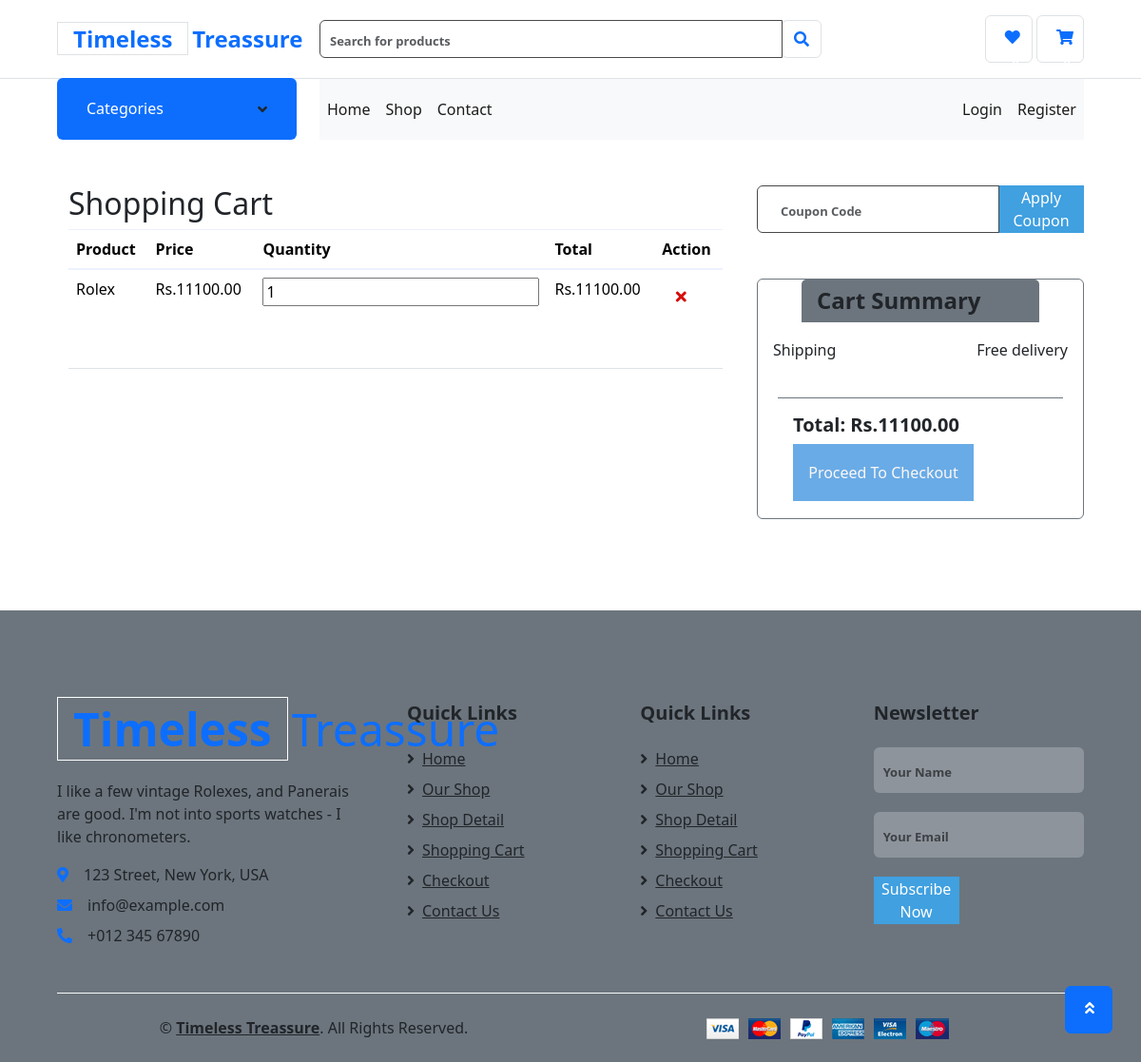
The app's page /cart/ (signed in) with its own data.
### app9/models.py (models this page shows, shortened)
class CartItem(models.Model):
    user = models.ForeignKey(User, on_delete=models.CASCADE)
    product = models.ForeignKey(Product, on_delete=models.CASCADE)
    quantity = models.PositiveIntegerField(default=1)
    def total(self):
        return self.product.price * self.quantity

class Product(models.Model):
    name = models.CharField(max_length=100)
    description = models.TextField()
    price = models.DecimalField(max_digits=10, decimal_places=2)
    image = models.ImageField(upload_to='products/')

### app9/views.py (the view)
# urls.py: path('cart/',views.cart,name='cart'),
@login_required
def cart(request):
    cart_items = CartItem.objects.filter(user=request.user)  # Filter cart items for the logged-in user
    total_quantity = sum(item.quantity for item in cart_items)
    total_price = sum(item.total() for item in cart_items)
    return render(request, 'cart.html', {'cart_items': cart_items, 'total_quantity': total_quantity, 'total_price': total_price})

### app9/templates/cart.html (shortened to what this page needs)
{% load static %}
<!DOCTYPE html>
<html lang="en">
<head>
    <link href="https://cdnjs.cloudflare.com/ajax/libs/font-awesome/5.10.0/css/all.min.css" rel="stylesheet">
    <link href=  "{% static 'lib/owlcarousel/assets/owl.carousel.min.css' %}" rel="stylesheet">
    <link href="{%  static 'style.css' %}" rel="stylesheet">
</head>
<link href="https://cdn.jsdelivr.net/npm/bootstrap@5.3.3/dist/css/bootstrap.min.css" rel="stylesheet">
<body>
    <div class="container-fluid">
        <div class="row align-items-center py-3 px-xl-5">
            <div class="col-lg-3 d-none d-lg-block">
                <a href="" class="text-decoration-none">
                    <h4 class="m-0  font-weight-semi-bold"><span class="text-primary font-weight-bold border px-3 mr-1">Timeless</span>Treassure</h4>
                </a>
            </div>
            <div class="col-lg-6 col-6 text-left">
                <form action="">
                    <div class="input-group">
                        <input type="text" class="form-control" placeholder="Search for products">
                        <div class="input-group-append">
                            <span class="input-group-text bg-transparent text-primary">
                                <i class="fa fa-search"></i>
                            </span>
                        </div>
                    </div>
                </form>
            </div>
            <div class="col-lg-3 col-6 text-right">
                <a href="" class="btn border">
                    <i class="fas fa-heart text-primary"></i>
                    <span class="badge">0</span>
                </a>
                <a href="" class="btn border">
                    <i class="fas fa-shopping-cart text-primary"></i>
                    <span class="badge">0</span>
                </a>
            </div>
        </div>
    </div>
    <div class="container-fluid">
        <div class="row border-top px-xl-5">
            <div class="col-lg-3 d-none d-lg-block">
                <a class="btn shadow-none d-flex align-items-center justify-content-between bg-primary text-white w-100" data-toggle="collapse" href="#navbar-vertical" style="height: 65px; margin-top: -1px; padding: 0 30px;">
                    <h6 class="m-0">Categories</h6>
                    <i class="fa fa-angle-down text-dark"></i>
                </a>
            </div>
            <div class="col-lg-9">
                <nav class="navbar navbar-expand-lg bg-light navbar-light py-3 py-lg-0 px-0">
                    <div class="collapse navbar-collapse justify-content-between" id="navbarCollapse">
                        <div class="navbar-nav mr-auto py-0">
                            <a href="{% url 'index' %}" class="nav-item nav-link">Home</a>
                            <a href="{% url 'shop' %}" class="nav-item nav-link">Shop</a>
                            <a href="contact.html" class="nav-item nav-link">Contact</a>
                        </div>
                        <div class="navbar-nav ml-auto py-0">
                            <a href="" class="nav-item nav-link "data-bs-toggle="modal" data-bs-target="#exampleModal" class="nav-item nav-link" class="nav-item nav-link" class="nav-item nav-link"">Login</a>
                            <a href=""  class="nav-item nav-link"data-bs-toggle="modal" data-bs-target="#exampleModal1" class="nav-item nav-link" class="nav-item nav-link" class="nav-item nav-link"" class="nav-item nav-link">Register</a>
                        </div>
                    </div>
                </nav>
            </div>
        </div>
    </div>
<div class="container-fluid pt-5">
    <div class="row px-xl-5">
        <div class="col-lg-8 table-responsive mb-5">
            <section class="cart_section layout_padding">
                <div class="container">
                    <div class="row">
                        <div class="col-md-12">
                            <h2>Shopping Cart</h2>
                            <table class="table">
                                <thead>
                                    <tr>
                                        <th>Product</th>
                                        <th>Price</th>
                                        <th>Quantity</th>
                                        <th>Total</th>
                                        <th>Action</th>
                                    </tr>
                                </thead>
                                <tbody>
                                    {% for item in cart_items %}
                                    <tr>
                                        <td>{{ item.product.name }}</td>
                                        <td>Rs.{{ item.product.price }}</td>
                                        <td>
                                            <form action="{% url 'update_cart' item.id %}" method="post">
                                                <input type="number" name="quantity" value="{{ item.quantity }}" min="1">
                                                <button type="submit" style="background: none; border: none; padding: 0;">
                                                </button>
                                            </form>
                                        </td>
                                        <td>Rs.{{ item.total }}</td>
                                        <td>
                                            <a href="{% url 'remove_from_cart' item.id %}" style="text-decoration: none;">
                                                <button style="width: 40px; height: 40px; color: rgb(214, 11, 11); background-color: rgb(255, 255, 255); border: none;">
                                                    <i class="fa fa-times"></i>
                                                </button>
                                            </a>
                                        </td>
                                    </tr>
                                    {% endfor %}
                                </tbody>
                            </table>
                        </div>
                    </div>
                </div>
            </section>
        </div>
        <div class="col-lg-4">
            <form class="mb-5" action="">
                <div class="input-group">
                    <input type="text" class="form-control p-4" placeholder="Coupon Code">
                    <div class="input-group-append">
                        <button style="width: 90px; height: 50px; color: white; background-color: rgb(64, 160, 224); border: none;">Apply Coupon</button>
                    </div>
                </div>
            </form>
            <div class="card border-secondary mb-5">
                <div class="card-header bg-secondary border-0">
                    <h4 class="font-weight-semi-bold m-0">Cart Summary</h4>
                </div>
                <div class="card-body">
                    <div class="d-flex justify-content-between mb-3 pt-1">
                        <h6 class="font-weight-medium">Shipping</h6>
                        <h6 class="font-weight-medium">Free delivery</h6>
                    </div>
                </div>
                <div class="card-footer border-secondary bg-transparent">
                    <div class="d-flex justify-content-between mt-2">
                        <h5 class="font-weight-bold">Total: Rs.{{ total_price }}</h5>
                    </div>
                    <a href="{% url 'checkout' %}">
                        <button style="width: 190px; height: 60px; color: rgb(252, 247, 247); background-color: rgb(105, 171, 230); border: none;">
                            Proceed To Checkout
                        </button>
                    </a>
                </div>
            </div>
        </div>
    </div>
</div>
    <div class="container-fluid bg-secondary text-dark mt-5 pt-5">
        <div class="row px-xl-5 pt-5">
            <div class="col-lg-4 col-md-12 mb-5 pr-3 pr-xl-5">
                <a href="" class="text-decoration-none">
                    <h1 class="mb-4 display-5 font-weight-semi-bold"><span class="text-primary font-weight-bold border border-white px-3 mr-1">Timeless</span>Treassure</h1>
                </a>
                <p>I like a few vintage Rolexes, and Panerais are good. I'm not into sports watches - I like chronometers.</p>
                <p class="mb-2"><i class="fa fa-map-marker-alt text-primary mr-3"></i>123 Street, New York, USA</p>
                <p class="mb-2"><i class="fa fa-envelope text-primary mr-3"></i>info@example.com</p>
                <p class="mb-0"><i class="fa fa-phone-alt text-primary mr-3"></i>+012 345 67890</p>
            </div>
            <div class="col-lg-8 col-md-12">
                <div class="row">
                    <div class="col-md-4 mb-5">
                        <h5 class="font-weight-bold text-dark mb-4">Quick Links</h5>
                        <div class="d-flex flex-column justify-content-start">
                            <a class="text-dark mb-2" href="index.html"><i class="fa fa-angle-right mr-2"></i>Home</a>
                            <a class="text-dark mb-2" href="shop.html"><i class="fa fa-angle-right mr-2"></i>Our Shop</a>
                            <a class="text-dark mb-2" href="detail.html"><i class="fa fa-angle-right mr-2"></i>Shop Detail</a>
                            <a class="text-dark mb-2" href="cart.html"><i class="fa fa-angle-right mr-2"></i>Shopping Cart</a>
                            <a class="text-dark mb-2" href="checkout.html"><i class="fa fa-angle-right mr-2"></i>Checkout</a>
                            <a class="text-dark" href="contact.html"><i class="fa fa-angle-right mr-2"></i>Contact Us</a>
                        </div>
                    </div>
                    <div class="col-md-4 mb-5">
                        <h5 class="font-weight-bold text-dark mb-4">Quick Links</h5>
                        <div class="d-flex flex-column justify-content-start">
                            <a class="text-dark mb-2" href="index.html"><i class="fa fa-angle-right mr-2"></i>Home</a>
                            <a class="text-dark mb-2" href="shop.html"><i class="fa fa-angle-right mr-2"></i>Our Shop</a>
                            <a class="text-dark mb-2" href="detail.html"><i class="fa fa-angle-right mr-2"></i>Shop Detail</a>
                            <a class="text-dark mb-2" href="cart.html"><i class="fa fa-angle-right mr-2"></i>Shopping Cart</a>
                            <a class="text-dark mb-2" href="checkout.html"><i class="fa fa-angle-right mr-2"></i>Checkout</a>
                            <a class="text-dark" href="contact.html"><i class="fa fa-angle-right mr-2"></i>Contact Us</a>
                        </div>
                    </div>
                    <div class="col-md-4 mb-5">
                        <h5 class="font-weight-bold text-dark mb-4">Newsletter</h5>
                        <form action="">
                            <div class="form-group">
                                <input type="text" class="form-control border-0 py-4" placeholder="Your Name" required="required" />
                            </div>
                            <div class="form-group">
                                <input type="email" class="form-control border-0 py-4" placeholder="Your Email"
                                    required="required" />
                            </div>
                            <div>
                                <button style="width: 90px; height: 50px; color: white; background-color: rgb(64, 160, 224); border: none;">Subscribe Now</button>
                            </div>
                        </form>
                    </div>
                </div>
            </div>
        </div>
        <div class="row border-top border-light mx-xl-5 py-4">
            <div class="col-md-6 px-xl-0">
                <p class="mb-md-0 text-center text-md-left text-dark">
                    &copy; <a class="text-dark font-weight-semi-bold" href="#">Timeless Treassure</a>. All Rights Reserved.
                </p>
            </div>
            <div class="col-md-6 px-xl-0 text-center text-md-right">
                <img class="img-fluid" src="img/payments.png" alt="">
            </div>
        </div>
    </div>
    <a href="#" class="btn btn-primary back-to-top"><i class="fa fa-angle-double-up"></i></a>
</body>
</html>

### records on screen
CartItem: product.name "Rolex", product.price "11100.00", quantity "1", total "11100.00"

### other values on screen
{{ total_price }} "11100.00"
